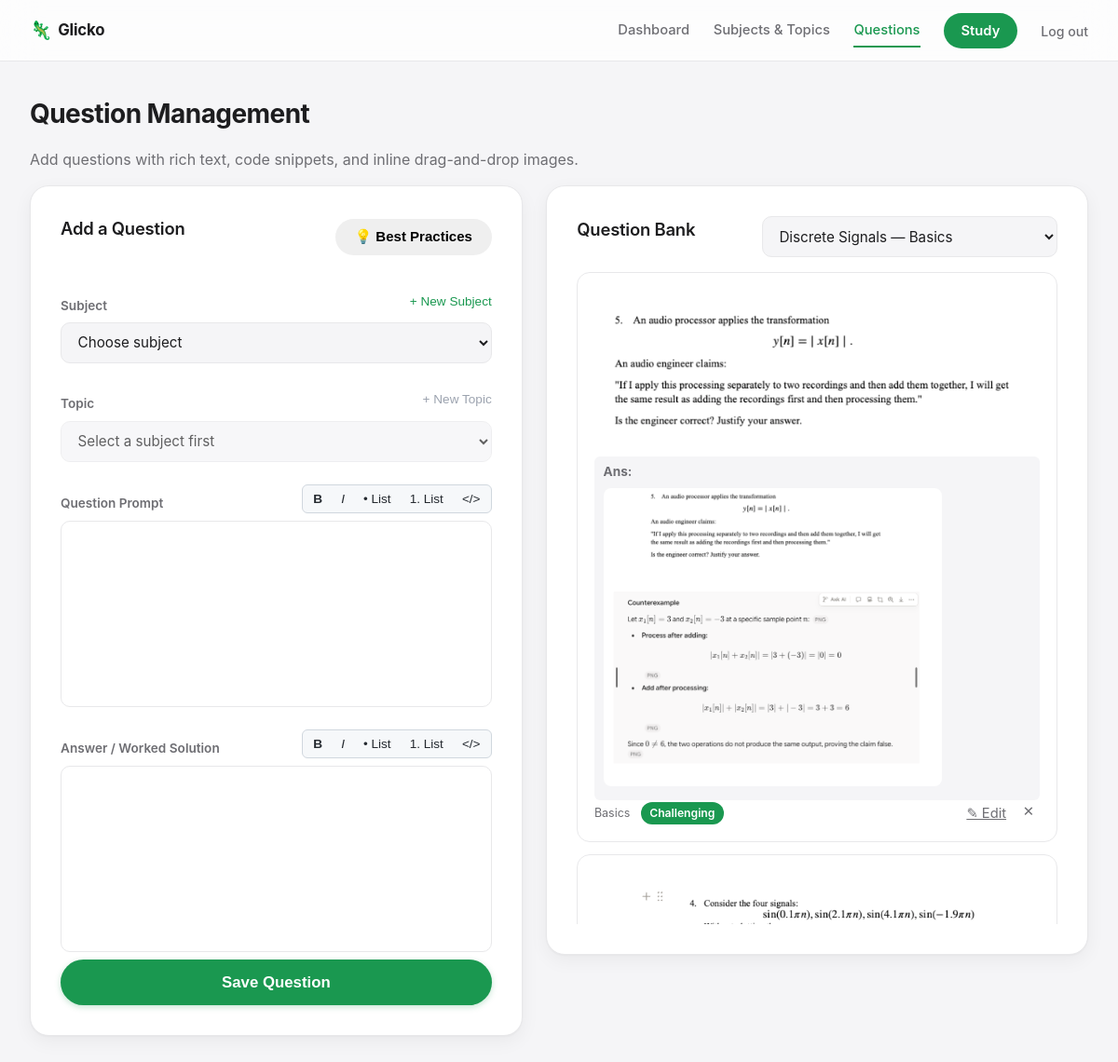
Page /questions?topic_id=15 (signed in) on the committed database.
### tables this page shows
CREATE TABLE questions (
    id INTEGER PRIMARY KEY AUTOINCREMENT,
    topic_id INTEGER NOT NULL REFERENCES topics(id) ON DELETE CASCADE,
    text TEXT NOT NULL,
    answer TEXT,
    image_filename TEXT,
    answer_image_filename TEXT,
    rating REAL NOT NULL DEFAULT 1500,
    rd REAL NOT NULL DEFAULT 350,
    last_update TEXT,
    sm2_n INTEGER NOT NULL DEFAULT 0,
    sm2_ef REAL NOT NULL DEFAULT 2.5,
    sm2_interval REAL NOT NULL DEFAULT 0,
    next_eligible TEXT
);

CREATE TABLE topics (
    id INTEGER PRIMARY KEY AUTOINCREMENT,
    subject_id INTEGER NOT NULL REFERENCES subjects(id) ON DELETE CASCADE,
    name TEXT NOT NULL,
    rating REAL NOT NULL DEFAULT 1500,
    rd REAL NOT NULL DEFAULT 350,
    last_update TEXT,
    pending_results TEXT NOT NULL DEFAULT '[]',
    UNIQUE(subject_id, name)
);

### app.py (the view)
@app.route('/questions')
@login_required
def questions():
    uid = session['user_id']
    topic_filter = request.args.get('topic_id', type=int)
    conn = db.get_db()
    conn.execute('''
        CREATE TABLE IF NOT EXISTS user_settings (
            user_id INTEGER NOT NULL,
            key TEXT NOT NULL,
            value TEXT,
            PRIMARY KEY (user_id, key)
        )
    ''')
    bp_row = conn.execute("SELECT value FROM user_settings WHERE user_id = ? AND key = 'best_practices'", (uid,)).fetchone()
    default_bp = (
        "<ul>"
        "<li><b>Problem → Tool:</b> Describe the problem or goal in the prompt, and the solution/tool in the answer.</li>"
        "<li><b>Keep Cards Atomic:</b> Test only one key concept per card for faster recall.</li>"
        "<li><b>Add Explicit Context:</b> Mention language/framework tags so the card makes sense during mixed review.</li>"
        "<li><b>Visuals & Code:</b> Use code blocks or screenshots for architecture and system design.</li>"
        "</ul>"
    )
    saved_best_practices = bp_row['value'] if bp_row and bp_row['value'] else default_bp
    subjects = conn.execute("SELECT id, name FROM subjects WHERE user_id = ? ORDER BY name", (uid,)).fetchall()
    query = """
        SELECT q.id, q.text, q.answer, q.rating, t.name as topic_name, s.name as subject_name
        FROM questions q
        JOIN topics t ON q.topic_id = t.id
        JOIN subjects s ON t.subject_id = s.id
        WHERE s.user_id = ?
    """
    params = [uid]
    if topic_filter:
        query += " AND q.topic_id = ?"
        params.append(topic_filter)
    query += " ORDER BY q.id DESC"
    question_rows = conn.execute(query, params).fetchall()
    topics = conn.execute("""
        SELECT t.id, t.name, t.subject_id, s.name as subject_name
        FROM topics t
        JOIN subjects s ON t.subject_id = s.id
        WHERE s.user_id = ?
        ORDER BY s.name, t.name
    """, (uid,)).fetchall()
    conn.close()
    return render_template('questions.html',
                           questions=question_rows,
                           subjects=subjects,
                           topics=topics,
                           topic_filter=topic_filter,
                           best_practices=saved_best_practices)

### auth.py (called while the page is built)
def login_required(view):
    @wraps(view)
    def wrapped(*args, **kwargs):
        if not session.get('user_id'):
            return redirect(url_for('login', next=request.path))
        return view(*args, **kwargs)
    return wrapped

### db.py (called while the page is built)
def get_db():
    conn = sqlite3.connect(DB_PATH)
    conn.row_factory = sqlite3.Row
    conn.execute("PRAGMA foreign_keys = ON")
    return conn

### labels.py (called while the page is built)
def question_rating_label(rating):
    for lo, hi, label, css in DIFFICULTY_TIERS:
        if lo <= rating < hi:
            return label, css
    return "Hard", "tier-weak"

### templates/questions.html (shortened to what this page needs)
{% extends "base.html" %}
{% block content %}
<div class="page-header">
  <h1>Question Management</h1>
  <p class="muted">Add questions with rich text, code snippets, and inline drag-and-drop images.</p>
</div>
<div class="two-col question-management-grid">
  <section class="panel panel-large">
    <div class="panel-head">
      <h2>Add a Question</h2>
      <button type="button" id="btn-open-best-practices" class="btn btn-subtle btn-sm">💡 Best Practices</button>
    </div>
    <form method="post" action="{{ url_for('add_question') }}" class="stack-form" id="add-question-form">
      <div class="field-label-row">
        <label for="add-q-subject">Subject</label>
        <button type="button" id="btn-show-quick-subject" class="btn-link small">+ New Subject</button>
      </div>
      <select id="add-q-subject" required>
        <option value="" disabled selected>Choose subject</option>
      </select>
      <div class="field-label-row">
        <label for="add-q-topic">Topic</label>
        <button type="button" id="btn-show-quick-topic" class="btn-link small" disabled>+ New Topic</button>
      </div>
      <select name="topic_id" id="add-q-topic" required disabled>
        <option value="" disabled selected>Select a subject first</option>
      </select>
      <div class="field-label-row">
        <label>Question Prompt</label>
        <div class="editor-toolbar" data-target="editor-prompt">
          <button type="button" class="tb-btn" data-cmd="bold" title="Bold"><b>B</b></button>
          <button type="button" class="tb-btn" data-cmd="italic" title="Italic"><i>I</i></button>
          <button type="button" class="tb-btn" data-cmd="insertUnorderedList" title="Bullet List">• List</button>
          <button type="button" class="tb-btn" data-cmd="insertOrderedList" title="Numbered List">1. List</button>
          <button type="button" class="tb-btn" data-cmd="formatBlock" data-val="pre" title="Code Block">&lt;/&gt;</button>
        </div>
      </div>
      <div id="editor-prompt" class="rich-editor rich-editor-lg" contenteditable="true" data-target="text-input" placeholder="Type question or drop images here..."></div>
      <div class="field-label-row">
        <label>Answer / Worked Solution</label>
        <div class="editor-toolbar" data-target="editor-answer">
          <button type="button" class="tb-btn" data-cmd="bold" title="Bold"><b>B</b></button>
          <button type="button" class="tb-btn" data-cmd="italic" title="Italic"><i>I</i></button>
          <button type="button" class="tb-btn" data-cmd="insertUnorderedList" title="Bullet List">• List</button>
          <button type="button" class="tb-btn" data-cmd="insertOrderedList" title="Numbered List">1. List</button>
          <button type="button" class="tb-btn" data-cmd="formatBlock" data-val="pre" title="Code Block">&lt;/&gt;</button>
        </div>
      </div>
      <div id="editor-answer" class="rich-editor rich-editor-lg" contenteditable="true" data-target="answer-input" placeholder="Type answer or drop solution diagram here..."></div>
      <button type="submit" class="btn btn-primary btn-lg">Save Question</button>
    </form>
  </section>
  <section class="panel panel-large">
    <div class="panel-head">
      <h2>Question Bank</h2>
      <form method="get" action="{{ url_for('questions') }}">
        <select name="topic_id" onchange="this.form.submit()">
          {% for t in topics %}
          <option value="{{ t.id }}" {{ 'selected' if topic_filter == t.id }}>{{ t.subject_name }} — {{ t.name }}</option>
          {% endfor %}
        </select>
      </form>
    </div>
    <ul class="question-list question-list-expanded">
      {% for q in questions %}
      <li>
        <div class="question-text">{{ q.text | safe }}</div>
        {% if q.answer %}
        <div class="question-answer-preview muted small"><strong>Ans:</strong> {{ q.answer | safe }}</div>
        {% endif %}
        <div class="question-meta">
          <span>{{ q.topic_name }}</span>
          <span class="rating-pill {{ question_rating_label(q.rating)[1] }}">{{ question_rating_label(q.rating)[0] }}</span>
          <div class="question-actions">
            <a href="{{ url_for('edit_question', question_id=q.id) }}" class="btn-icon btn-icon-edit" title="Edit Question">✎ Edit</a>
            <form method="post" action="{{ url_for('delete_question', question_id=q.id) }}" onsubmit="return confirm('Delete this question?');">
              <button type="submit" class="btn-icon" title="Delete">✕</button>
            </form>
          </div>
        </div>
      </li>
      {% else %}
      <li class="muted">No questions found for this selection.</li>
      {% endfor %}
    </ul>
  </section>
</div>
{% endblock %}

### rows in the picture
questions: text (picture), answer (picture), topic_name "Basics", rating "Challenging"
questions: text (picture)

### other values in the picture
form field topic_id "Discrete Signals — Basics"
